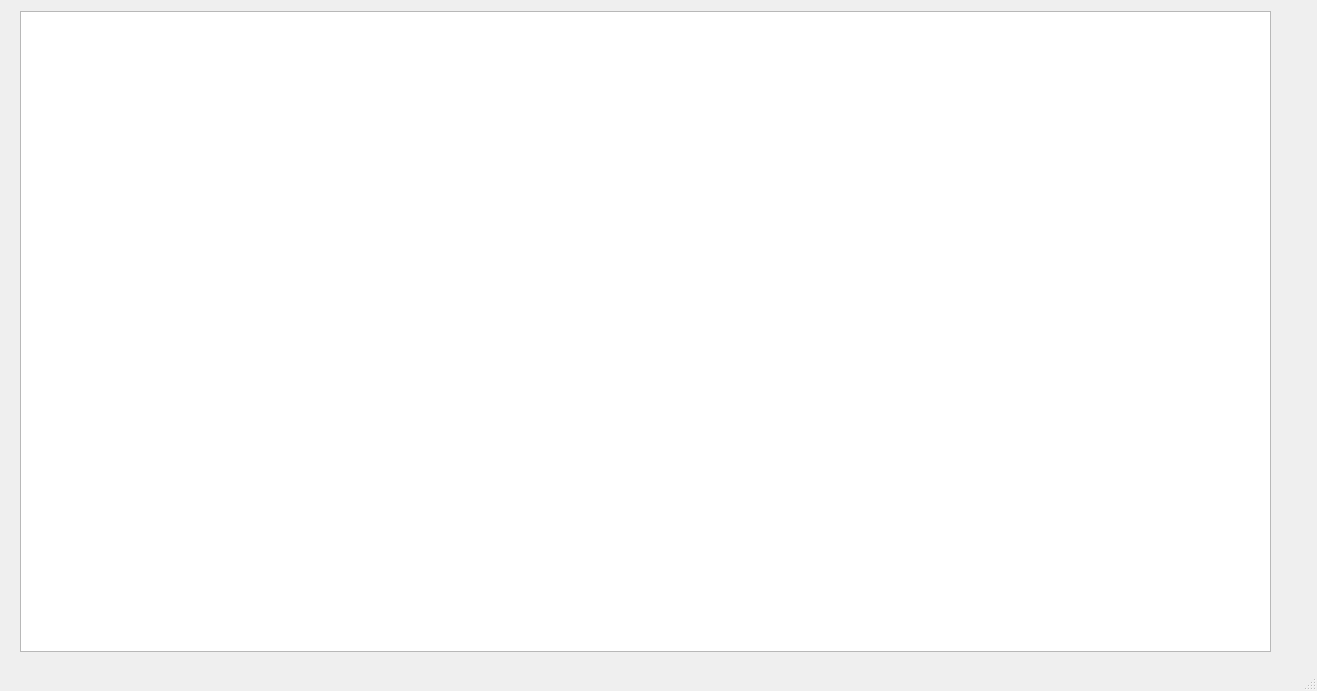
<?xml version="1.0" encoding="UTF-8"?>
<ui version="4.0">
 <class>MainWindow</class>
 <widget class="QMainWindow" name="MainWindow">
  <property name="geometry">
   <rect>
    <x>0</x>
    <y>0</y>
    <width>1317</width>
    <height>691</height>
   </rect>
  </property>
  <property name="windowTitle">
   <string>MainWindow</string>
  </property>
  <widget class="QWidget" name="centralwidget">
   <widget class="QGraphicsView" name="graphicsView">
    <property name="geometry">
     <rect>
      <x>20</x>
      <y>11</y>
      <width>1251</width>
      <height>641</height>
     </rect>
    </property>
   </widget>
  </widget>
  <widget class="QMenuBar" name="menubar">
   <property name="geometry">
    <rect>
     <x>0</x>
     <y>0</y>
     <width>1317</width>
     <height>25</height>
    </rect>
   </property>
  </widget>
  <widget class="QStatusBar" name="statusbar"/>
 </widget>
 <resources/>
 <connections/>
</ui>
